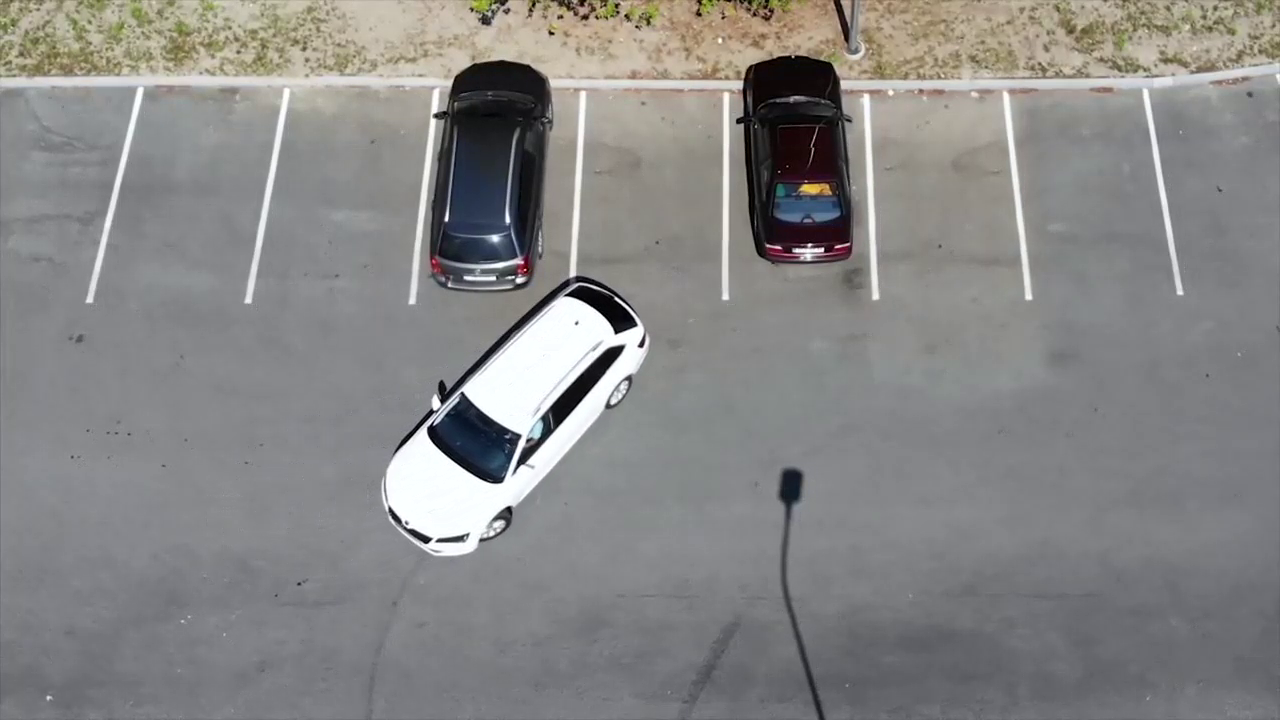
#> input picture vagas.png, 1280 x 720 px
$ python gerenciador_vagas.py
#> lines starting #> are read from the running program, lines starting #| are printed output that depends on the picture; after the words box and inside, x2 and y2 are one past the last pixel; in counts of white or black regions, pixels touching at a corner belong together
### classes_template.py
from dataclasses import dataclass


@dataclass
class Rect:
    x: int
    y: int
    width: int
    height: int

    @property
    def pt1(self):
        return (self.x, self.y)

    @property
    def pt2(self):
        return (self.width, self.height)

    def to_dict(self):
        return self.__dict__

    @classmethod
    def from_dict(cls, data):
        return cls(**data)

### persistence.py
import json
from typing import List
from classes_template import Rect


def dump_parking_lots(parking_lots) -> None:
    parking_lots_to_dict = [parking_space.to_dict() for parking_space in parking_lots]
    with open('vagas.json', 'w') as file:
        json.dump(parking_lots_to_dict, file)


def load_parking_lots() -> List[Rect]:
    try:
        with open('vagas.json', 'r') as file:
#> (reads vagas.json from the repository)
            parking_lots_from_dict = json.load(file)
        parking_lots = [Rect.from_dict(parking_space) for parking_space in parking_lots_from_dict]
        return parking_lots
    except:
        return []

### gerenciador_vagas.py
import cv2

from colors import *
from settings import *

from classes_template import Rect
from persistence import load_parking_lots, dump_parking_lots


parking_lots = load_parking_lots()


def click_event(events, x, y, flags, params):
    if events == cv2.EVENT_LBUTTONDOWN:
        parking_space = Rect(x=x,y=y,width=x+WIDTH,height=y+HEIGHT)
        parking_lots.append(parking_space)

    if events == cv2.EVENT_RBUTTONDOWN:
        for index, parking_space in enumerate(parking_lots):
            valida_x = parking_space.x < x < parking_space.x + WIDTH
            valida_y = parking_space.y < y < parking_space.y + HEIGHT
            if valida_x and valida_y:
                parking_lots.pop(index)


if __name__ == '__main__':
    while True:
        img = cv2.imread('vagas.png')
#> img is the input picture: shape (720, 1280, 3); mean B, G, R 133.6, 134.4, 135.1

        for parking_space in parking_lots:
            cv2.rectangle(img, parking_space.pt1, parking_space.pt2, GREEN, 2)
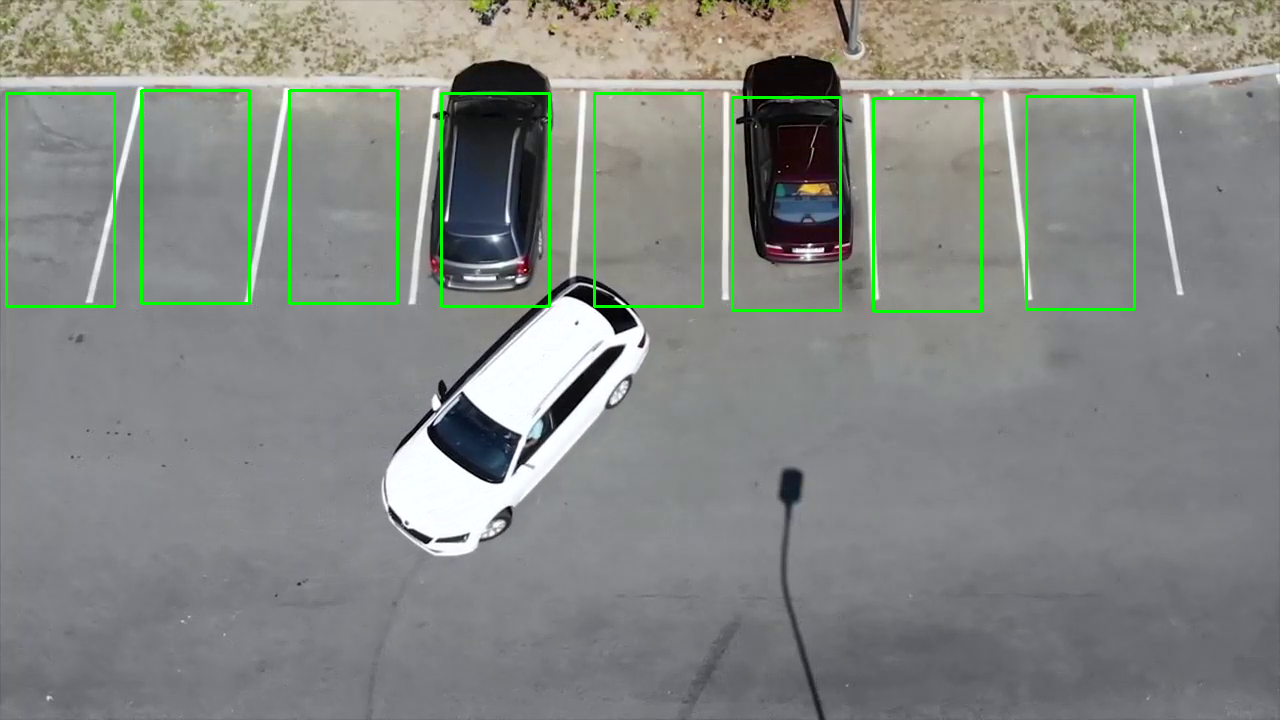
#> img: shape (720, 1280, 3); 1.67% of pixels changed, all inside (x1, y1, x2, y2) = (5, 89, 1136, 313)

        cv2.imshow('image', img)
        cv2.setMouseCallback('image', click_event)

        if cv2.waitKey(1) & 0xFF == ord('q'):
#> (key q is pressed here)
            dump_parking_lots(parking_lots)
            break
